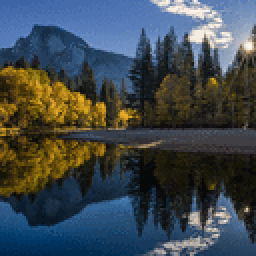
%> input picture 4/lnds2.gif, 128 x 128 px (shown 2 times larger)
$ octave Q4.m   (GNU Octave 9; MATLAB toolbox functions it lacks are replaced by stand-ins)
%> lines starting %> are read from the running program, lines starting %| are printed output that depends on the picture
clear; clc; close all;

p = 128;         % image size, say 128*128
ratio = 0.5;     % observed/total
n = p*p*ratio;   % number of observation
r = 10;          % rank - trunctaed-r matrix
eps = 1e-5;      % epsilon
max_iter = 1000; % maximum number of iteration

omega = zeros(p, p);
omega(randperm(numel(omega), n)) = 1;
omega_orth = -omega + 1 ;

[img,map] = imread('lnds2.gif');
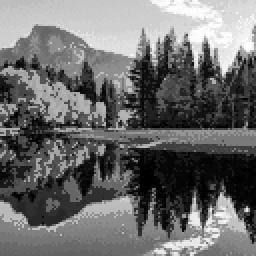
%> img: size 128x128 uint8 (shown 2 times larger); min 0, max 255, mean 108
%> map = 256 rows, first 12: [0.0235 0.0353 0.0392; 0.0471 0.051 0.0431; 0.0275 0.0314 0.0275; 0.0667 0.0549 0.0392; 0.0588 0.0627 0.051; 0.0784 0.0745 0.0471; 0.098 0.0863 0.0471; 0.11 0.102 0.0471; 0.0863 0.0784 0.0275; 0.0392 0.0549 0.0706; 0.051 0.0706 0.0784; 0.051 0.0784 0.102]
% convert the image to rgb format
rgb=ind2rgb(img,map);

% convert image to double format
X_r=double(rgb(:,:,1)); % red channel
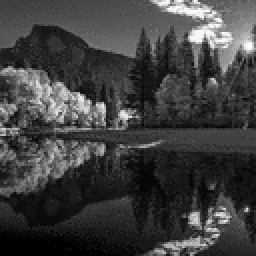
%> X_r: size 128x128 double (shown 2 times larger); min 0, max 0.992, mean 0.247
X_g=double(rgb(:,:,2)); % green channel
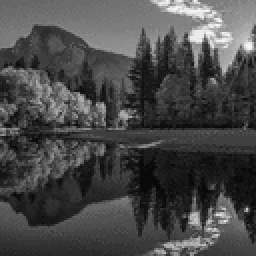
%> X_g: size 128x128 double (shown 2 times larger); min 0.0314, max 0.957, mean 0.284
X_b=double(rgb(:,:,3)); % blue channel
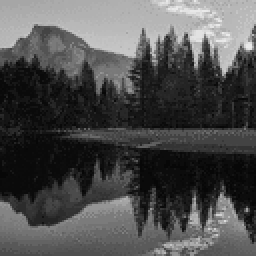
%> X_b: size 128x128 double (shown 2 times larger); min 0.0275, max 0.918, mean 0.304
figure(2*length(r_arr)+1)
plot(r_arr,error_r,'b-o','LineWidth',2, r_arr,error,'r-o','LineWidth',2)
%> (this line was passed over: r_arr is not available in this run)
% hold on
% plot(r_arr,error,'r-o','LineWidth',2)
xlabel('r')
ylabel('total reconstruction error')
title('total reconstruction error vs number of selected feature')
legend('red-channel error','mean 3-channel error')
lll
%> (this line was passed over: lll is not available in this run)

Z = zeros(p,p);
P_omega_X = X_r.*omega;          % P_omega(X)
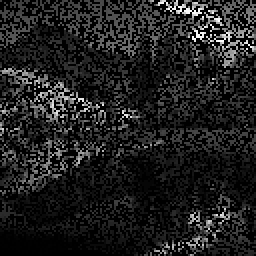
%> P_omega_X: size 128x128 double (shown 2 times larger); min 0, max 0.992, mean 0.122
for i = 1 : max_iter
    P_omega_orth_Z = Z.*omega_orth;  % P'_omega(Z)
    [U,S,V] = svd(P_omega_X + P_omega_orth_Z);
    U_r = U(:,1:r);    % truncated U
    S_r = S(1:r,1:r);  % truncated S
    V_r = V(:,1:r);    % truncated V
    Zn = U_r*S_r*V_r';
    if norm(Z-Zn)<eps
        break
    end
    Z = Zn;
end


figure(1)
imshow(X_r)
figure(2)
imshow(X_r.*omega)
figure(3)
imshow(P_omega_X + P_omega_orth_Z)
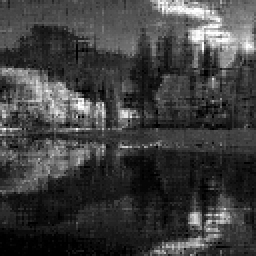
%> displayed picture: size 128x128, on the screen's scale of 0 to 255 (shown 2 times larger); min 0, max 255, mean 63


% [11 lines of commented-out code are left out]
X_hat(:,:,1) = X_r.*omega;
X_hat(:,:,2) = X_g.*omega;
X_hat(:,:,3) = X_b.*omega;
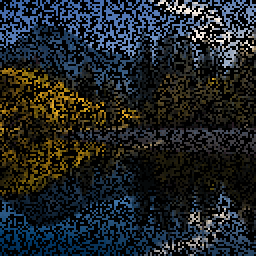
%> X_hat: size 128x128x3 double (shown 2 times larger); mean R, G, B 0.122, 0.14, 0.15
%imshow(X_hat)
